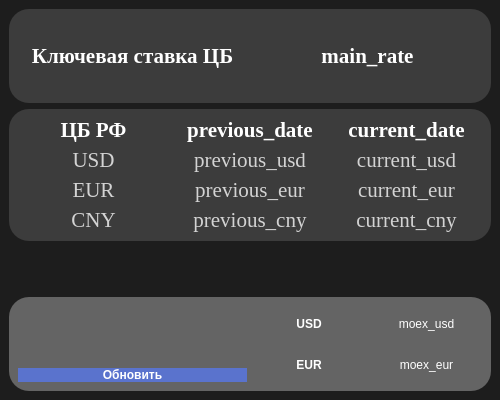
<?xml version="1.0" encoding="UTF-8"?>
<ui version="4.0">
 <class>MainWindow</class>
 <widget class="QMainWindow" name="MainWindow">
  <property name="geometry">
   <rect>
    <x>0</x>
    <y>0</y>
    <width>500</width>
    <height>400</height>
   </rect>
  </property>
  <property name="minimumSize">
   <size>
    <width>500</width>
    <height>400</height>
   </size>
  </property>
  <property name="maximumSize">
   <size>
    <width>500</width>
    <height>400</height>
   </size>
  </property>
  <property name="windowTitle">
   <string>Rates</string>
  </property>
  <property name="windowIcon">
   <iconset>
    <normaloff>cb_logo.png</normaloff>cb_logo.png</iconset>
  </property>
  <widget class="QWidget" name="centralwidget">
   <property name="maximumSize">
    <size>
     <width>800</width>
     <height>800</height>
    </size>
   </property>
   <property name="font">
    <font>
     <family>Times New Roman</family>
     <pointsize>16</pointsize>
     <weight>50</weight>
     <italic>false</italic>
     <bold>false</bold>
    </font>
   </property>
   <property name="autoFillBackground">
    <bool>false</bool>
   </property>
   <property name="styleSheet">
    <string notr="true">background-color: rgb(29, 29, 29);
font: 16pt &quot;Times New Roman&quot;;</string>
   </property>
   <layout class="QVBoxLayout" name="verticalLayout_2">
    <item>
     <widget class="QWidget" name="main_rate_widget" native="true">
      <property name="styleSheet">
       <string notr="true">background-color: rgb(60, 60, 60);
border-radius: 20px;
font: bold;</string>
      </property>
      <layout class="QHBoxLayout" name="horizontalLayout">
       <item>
        <widget class="QLabel" name="constant_label_0">
         <property name="font">
          <font>
           <family>Times New Roman</family>
           <pointsize>16</pointsize>
           <weight>75</weight>
           <italic>false</italic>
           <bold>true</bold>
          </font>
         </property>
         <property name="autoFillBackground">
          <bool>false</bool>
         </property>
         <property name="styleSheet">
          <string notr="true">background-color: rgba(255, 255, 255, 0);
color: rgb(255, 255, 255);
border-radius: 20px;</string>
         </property>
         <property name="frameShape">
          <enum>QFrame::NoFrame</enum>
         </property>
         <property name="frameShadow">
          <enum>QFrame::Plain</enum>
         </property>
         <property name="lineWidth">
          <number>1</number>
         </property>
         <property name="midLineWidth">
          <number>0</number>
         </property>
         <property name="text">
          <string>Ключевая ставка ЦБ</string>
         </property>
         <property name="alignment">
          <set>Qt::AlignCenter</set>
         </property>
        </widget>
       </item>
       <item>
        <widget class="QLabel" name="main_rate">
         <property name="autoFillBackground">
          <bool>false</bool>
         </property>
         <property name="styleSheet">
          <string notr="true">background-color: rgba(255, 255, 255, 0);
color: rgb(255, 255, 255);
border-radius: 20px;</string>
         </property>
         <property name="frameShape">
          <enum>QFrame::NoFrame</enum>
         </property>
         <property name="frameShadow">
          <enum>QFrame::Plain</enum>
         </property>
         <property name="lineWidth">
          <number>1</number>
         </property>
         <property name="midLineWidth">
          <number>0</number>
         </property>
         <property name="text">
          <string>main_rate</string>
         </property>
         <property name="alignment">
          <set>Qt::AlignCenter</set>
         </property>
        </widget>
       </item>
      </layout>
     </widget>
    </item>
    <item>
     <widget class="QWidget" name="other_rates_widget" native="true">
      <property name="styleSheet">
       <string notr="true">background-color: rgb(60, 60, 60);
border-radius: 20px;</string>
      </property>
      <layout class="QHBoxLayout" name="horizontalLayout_2">
       <item>
        <layout class="QVBoxLayout" name="column_1">
         <item>
          <widget class="QLabel" name="constant_label_1">
           <property name="font">
            <font>
             <family>Times New Roman</family>
             <pointsize>16</pointsize>
             <weight>75</weight>
             <italic>false</italic>
             <bold>true</bold>
            </font>
           </property>
           <property name="styleSheet">
            <string notr="true">background-color: rgba(255, 255, 255, 0);
color: rgb(255, 255, 255);
border-radius: 20px;
font: bold;</string>
           </property>
           <property name="frameShape">
            <enum>QFrame::NoFrame</enum>
           </property>
           <property name="frameShadow">
            <enum>QFrame::Plain</enum>
           </property>
           <property name="lineWidth">
            <number>1</number>
           </property>
           <property name="midLineWidth">
            <number>0</number>
           </property>
           <property name="text">
            <string>ЦБ РФ</string>
           </property>
           <property name="alignment">
            <set>Qt::AlignCenter</set>
           </property>
          </widget>
         </item>
         <item>
          <widget class="QLabel" name="constant_label_2">
           <property name="styleSheet">
            <string notr="true">background-color: rgba(255, 255, 255, 0);
color: rgb(211, 211, 211);
border-radius: 20px;</string>
           </property>
           <property name="frameShape">
            <enum>QFrame::NoFrame</enum>
           </property>
           <property name="frameShadow">
            <enum>QFrame::Plain</enum>
           </property>
           <property name="lineWidth">
            <number>1</number>
           </property>
           <property name="midLineWidth">
            <number>0</number>
           </property>
           <property name="text">
            <string>USD</string>
           </property>
           <property name="alignment">
            <set>Qt::AlignCenter</set>
           </property>
          </widget>
         </item>
         <item>
          <widget class="QLabel" name="constant_label_3">
           <property name="styleSheet">
            <string notr="true">background-color: rgba(255, 255, 255, 0);
color: rgb(211, 211, 211);
border-radius: 20px;</string>
           </property>
           <property name="frameShape">
            <enum>QFrame::NoFrame</enum>
           </property>
           <property name="frameShadow">
            <enum>QFrame::Plain</enum>
           </property>
           <property name="lineWidth">
            <number>1</number>
           </property>
           <property name="midLineWidth">
            <number>0</number>
           </property>
           <property name="text">
            <string>EUR</string>
           </property>
           <property name="alignment">
            <set>Qt::AlignCenter</set>
           </property>
          </widget>
         </item>
         <item>
          <widget class="QLabel" name="constant_label_4">
           <property name="styleSheet">
            <string notr="true">background-color: rgba(255, 255, 255, 0);
color: rgb(211, 211, 211);
border-radius: 20px;</string>
           </property>
           <property name="frameShape">
            <enum>QFrame::NoFrame</enum>
           </property>
           <property name="frameShadow">
            <enum>QFrame::Plain</enum>
           </property>
           <property name="lineWidth">
            <number>1</number>
           </property>
           <property name="midLineWidth">
            <number>0</number>
           </property>
           <property name="text">
            <string>CNY</string>
           </property>
           <property name="alignment">
            <set>Qt::AlignCenter</set>
           </property>
          </widget>
         </item>
        </layout>
       </item>
       <item>
        <layout class="QVBoxLayout" name="column_2">
         <item>
          <widget class="QLabel" name="previous_date">
           <property name="font">
            <font>
             <family>Times New Roman</family>
             <pointsize>16</pointsize>
             <weight>75</weight>
             <italic>false</italic>
             <bold>true</bold>
            </font>
           </property>
           <property name="styleSheet">
            <string notr="true">background-color: rgba(255, 255, 255, 0);
color: rgb(255, 255, 255);
border-radius: 20px;
font: bold;</string>
           </property>
           <property name="frameShape">
            <enum>QFrame::NoFrame</enum>
           </property>
           <property name="frameShadow">
            <enum>QFrame::Plain</enum>
           </property>
           <property name="lineWidth">
            <number>1</number>
           </property>
           <property name="midLineWidth">
            <number>0</number>
           </property>
           <property name="text">
            <string>previous_date</string>
           </property>
           <property name="alignment">
            <set>Qt::AlignCenter</set>
           </property>
          </widget>
         </item>
         <item>
          <widget class="QLabel" name="previous_usd">
           <property name="styleSheet">
            <string notr="true">background-color: rgba(255, 255, 255, 0);
color: rgb(211, 211, 211);
border-radius: 20px;</string>
           </property>
           <property name="frameShape">
            <enum>QFrame::NoFrame</enum>
           </property>
           <property name="frameShadow">
            <enum>QFrame::Plain</enum>
           </property>
           <property name="lineWidth">
            <number>1</number>
           </property>
           <property name="midLineWidth">
            <number>0</number>
           </property>
           <property name="text">
            <string>previous_usd</string>
           </property>
           <property name="alignment">
            <set>Qt::AlignCenter</set>
           </property>
          </widget>
         </item>
         <item>
          <widget class="QLabel" name="previous_eur">
           <property name="styleSheet">
            <string notr="true">background-color: rgba(255, 255, 255, 0);
color: rgb(211, 211, 211);
border-radius: 20px;</string>
           </property>
           <property name="frameShape">
            <enum>QFrame::NoFrame</enum>
           </property>
           <property name="frameShadow">
            <enum>QFrame::Plain</enum>
           </property>
           <property name="lineWidth">
            <number>1</number>
           </property>
           <property name="midLineWidth">
            <number>0</number>
           </property>
           <property name="text">
            <string>previous_eur</string>
           </property>
           <property name="alignment">
            <set>Qt::AlignCenter</set>
           </property>
          </widget>
         </item>
         <item>
          <widget class="QLabel" name="previous_cny">
           <property name="styleSheet">
            <string notr="true">background-color: rgba(255, 255, 255, 0);
color: rgb(211, 211, 211);
border-radius: 20px;</string>
           </property>
           <property name="frameShape">
            <enum>QFrame::NoFrame</enum>
           </property>
           <property name="frameShadow">
            <enum>QFrame::Plain</enum>
           </property>
           <property name="lineWidth">
            <number>1</number>
           </property>
           <property name="midLineWidth">
            <number>0</number>
           </property>
           <property name="text">
            <string>previous_cny</string>
           </property>
           <property name="alignment">
            <set>Qt::AlignCenter</set>
           </property>
          </widget>
         </item>
        </layout>
       </item>
       <item>
        <layout class="QVBoxLayout" name="column_3">
         <item>
          <widget class="QLabel" name="current_date">
           <property name="font">
            <font>
             <family>Times New Roman</family>
             <pointsize>16</pointsize>
             <weight>75</weight>
             <italic>false</italic>
             <bold>true</bold>
            </font>
           </property>
           <property name="styleSheet">
            <string notr="true">background-color: rgba(255, 255, 255, 0);
color: rgb(255, 255, 255);
border-radius: 20px;
font: bold;</string>
           </property>
           <property name="frameShape">
            <enum>QFrame::NoFrame</enum>
           </property>
           <property name="frameShadow">
            <enum>QFrame::Plain</enum>
           </property>
           <property name="lineWidth">
            <number>1</number>
           </property>
           <property name="midLineWidth">
            <number>0</number>
           </property>
           <property name="text">
            <string>current_date</string>
           </property>
           <property name="alignment">
            <set>Qt::AlignCenter</set>
           </property>
          </widget>
         </item>
         <item>
          <widget class="QLabel" name="current_usd">
           <property name="styleSheet">
            <string notr="true">background-color: rgba(255, 255, 255, 0);
color: rgb(211, 211, 211);
border-radius: 20px;</string>
           </property>
           <property name="frameShape">
            <enum>QFrame::NoFrame</enum>
           </property>
           <property name="frameShadow">
            <enum>QFrame::Plain</enum>
           </property>
           <property name="lineWidth">
            <number>1</number>
           </property>
           <property name="midLineWidth">
            <number>0</number>
           </property>
           <property name="text">
            <string>current_usd</string>
           </property>
           <property name="alignment">
            <set>Qt::AlignCenter</set>
           </property>
          </widget>
         </item>
         <item>
          <widget class="QLabel" name="current_eur">
           <property name="styleSheet">
            <string notr="true">background-color: rgba(255, 255, 255, 0);
color: rgb(211, 211, 211);
border-radius: 20px;</string>
           </property>
           <property name="frameShape">
            <enum>QFrame::NoFrame</enum>
           </property>
           <property name="frameShadow">
            <enum>QFrame::Plain</enum>
           </property>
           <property name="lineWidth">
            <number>1</number>
           </property>
           <property name="midLineWidth">
            <number>0</number>
           </property>
           <property name="text">
            <string>current_eur</string>
           </property>
           <property name="alignment">
            <set>Qt::AlignCenter</set>
           </property>
          </widget>
         </item>
         <item>
          <widget class="QLabel" name="current_cny">
           <property name="styleSheet">
            <string notr="true">background-color: rgba(255, 255, 255, 0);
color: rgb(211, 211, 211);
border-radius: 20px;</string>
           </property>
           <property name="frameShape">
            <enum>QFrame::NoFrame</enum>
           </property>
           <property name="frameShadow">
            <enum>QFrame::Plain</enum>
           </property>
           <property name="lineWidth">
            <number>1</number>
           </property>
           <property name="midLineWidth">
            <number>0</number>
           </property>
           <property name="text">
            <string>current_cny</string>
           </property>
           <property name="alignment">
            <set>Qt::AlignCenter</set>
           </property>
          </widget>
         </item>
        </layout>
       </item>
      </layout>
     </widget>
    </item>
    <item>
     <spacer name="verticalSpacer">
      <property name="orientation">
       <enum>Qt::Vertical</enum>
      </property>
      <property name="sizeType">
       <enum>QSizePolicy::Fixed</enum>
      </property>
      <property name="sizeHint" stdset="0">
       <size>
        <width>20</width>
        <height>50</height>
       </size>
      </property>
     </spacer>
    </item>
    <item>
     <widget class="QWidget" name="moex_widget" native="true">
      <property name="font">
       <font>
        <family>Times New Roman</family>
        <pointsize>16</pointsize>
        <weight>50</weight>
        <italic>false</italic>
        <bold>false</bold>
       </font>
      </property>
      <property name="styleSheet">
       <string notr="true">background-color: rgb(100, 100, 100);
border-radius: 20px;</string>
      </property>
      <layout class="QHBoxLayout" name="horizontalLayout_3">
       <item>
        <layout class="QVBoxLayout" name="verticalLayout">
         <item>
          <widget class="QLabel" name="constant_logo_label">
           <property name="styleSheet">
            <string notr="true">background-color: rgba(255, 255, 255, 0);
color: rgb(211, 211, 211);
border-radius: 20px;
font: bold;</string>
           </property>
           <property name="text">
            <string/>
           </property>
           <property name="pixmap">
            <pixmap>moex_logo.png</pixmap>
           </property>
           <property name="scaledContents">
            <bool>false</bool>
           </property>
           <property name="alignment">
            <set>Qt::AlignCenter</set>
           </property>
           <property name="textInteractionFlags">
            <set>Qt::LinksAccessibleByMouse</set>
           </property>
          </widget>
         </item>
         <item>
          <widget class="QPushButton" name="moex_update_btn">
           <property name="minimumSize">
            <size>
             <width>0</width>
             <height>0</height>
            </size>
           </property>
           <property name="styleSheet">
            <string notr="true">QPushButton {
	font: bold;
	background-color: rgb(90, 115, 205);
	color: rgb(255, 255, 255);
	border-style: outset;
    border-radius: 10px;
}
QPushButton:hover {
	font: bold;
	background-color: rgb(112, 145, 255);
	color: rgb(255, 255, 255);
	border-style: outset;
    border-radius: 10px;
}
QPushButton:pressed {
	font: bold;
	background-color: rgb(54, 69, 205);
	color: rgb(255, 255, 255);
	border-style: outset;
    border-radius: 10px;
}</string>
           </property>
           <property name="text">
            <string>Обновить</string>
           </property>
           <property name="default">
            <bool>false</bool>
           </property>
          </widget>
         </item>
        </layout>
       </item>
       <item>
        <layout class="QVBoxLayout" name="moex_rates_layout">
         <item>
          <layout class="QHBoxLayout" name="usd_layout_moex">
           <item>
            <widget class="QLabel" name="contant_label_6">
             <property name="styleSheet">
              <string notr="true">font: bold;
background-color: rgba(255, 255, 255, 0);
color: rgb(255, 255, 255);
border-radius: 20px;</string>
             </property>
             <property name="frameShape">
              <enum>QFrame::NoFrame</enum>
             </property>
             <property name="frameShadow">
              <enum>QFrame::Plain</enum>
             </property>
             <property name="lineWidth">
              <number>1</number>
             </property>
             <property name="midLineWidth">
              <number>0</number>
             </property>
             <property name="text">
              <string>USD</string>
             </property>
             <property name="alignment">
              <set>Qt::AlignCenter</set>
             </property>
            </widget>
           </item>
           <item>
            <widget class="QLabel" name="moex_usd">
             <property name="styleSheet">
              <string notr="true">background-color: rgba(255, 255, 255, 0);
color: rgb(255, 255, 255);
border-radius: 20px;</string>
             </property>
             <property name="frameShape">
              <enum>QFrame::NoFrame</enum>
             </property>
             <property name="frameShadow">
              <enum>QFrame::Plain</enum>
             </property>
             <property name="lineWidth">
              <number>1</number>
             </property>
             <property name="midLineWidth">
              <number>0</number>
             </property>
             <property name="text">
              <string>moex_usd</string>
             </property>
             <property name="alignment">
              <set>Qt::AlignCenter</set>
             </property>
            </widget>
           </item>
          </layout>
         </item>
         <item>
          <layout class="QHBoxLayout" name="eur_layout_moex">
           <item>
            <widget class="QLabel" name="contant_label_7">
             <property name="styleSheet">
              <string notr="true">font: bold;
background-color: rgba(255, 255, 255, 0);
color: rgb(255, 255, 255);
border-radius: 20px;</string>
             </property>
             <property name="frameShape">
              <enum>QFrame::NoFrame</enum>
             </property>
             <property name="frameShadow">
              <enum>QFrame::Plain</enum>
             </property>
             <property name="lineWidth">
              <number>1</number>
             </property>
             <property name="midLineWidth">
              <number>0</number>
             </property>
             <property name="text">
              <string>EUR</string>
             </property>
             <property name="alignment">
              <set>Qt::AlignCenter</set>
             </property>
            </widget>
           </item>
           <item>
            <widget class="QLabel" name="moex_eur">
             <property name="styleSheet">
              <string notr="true">background-color: rgba(255, 255, 255, 0);
color: rgb(255, 255, 255);
border-radius: 20px;</string>
             </property>
             <property name="frameShape">
              <enum>QFrame::NoFrame</enum>
             </property>
             <property name="frameShadow">
              <enum>QFrame::Plain</enum>
             </property>
             <property name="lineWidth">
              <number>1</number>
             </property>
             <property name="midLineWidth">
              <number>0</number>
             </property>
             <property name="text">
              <string>moex_eur</string>
             </property>
             <property name="alignment">
              <set>Qt::AlignCenter</set>
             </property>
            </widget>
           </item>
          </layout>
         </item>
        </layout>
       </item>
      </layout>
     </widget>
    </item>
   </layout>
  </widget>
 </widget>
 <resources/>
 <connections/>
</ui>
